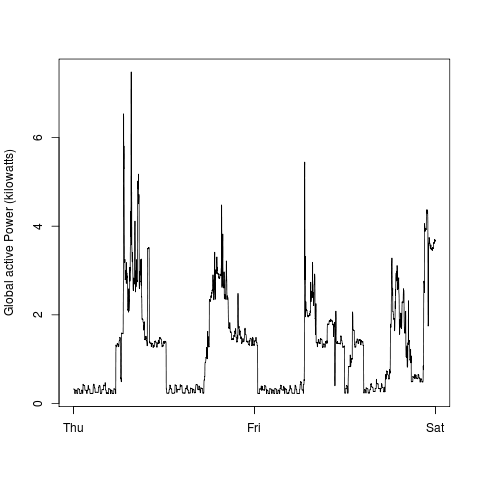

Write the R code that produced this figure.
source("CodeFlow.R")
#createReqData()
png("plot2.png",width = 480,height = 480,units = "px")
plot(reqData[,1],reqData[,2],xlab="", ylab="Global active Power (kilowatts)", type="n")
lines(reqData[,1],reqData[,2])
dev.off()